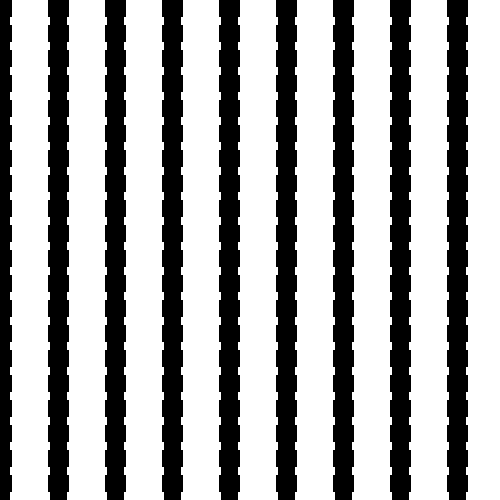
Frame 1 (no input)
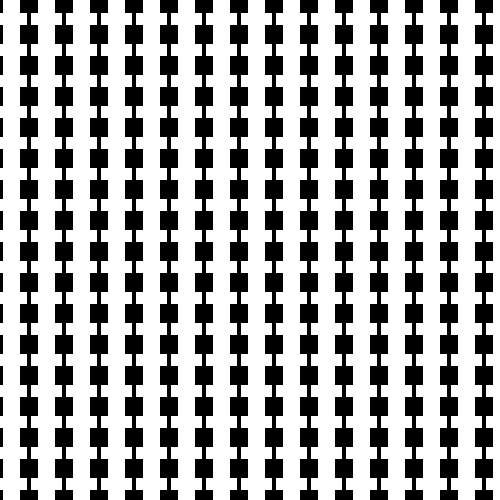
Frame 2 (the mouse pressed at the canvas centre, redrawn once)

The Processing sketch that drew these frames (run headless with seeded random() and noise(); the mouse was pressed at the canvas centre and the sketch redrawn once):

// Processing sketch: processing_173404
// ── processing_173404.pde

//PATTERNS
//The code generates a canvas with a random pattern based in rectngles and columns 
//*When any key is pressed the code calculates new sizes of the variables

//Written by Paco Rico with Processing. 
//http://pacorico.com

float rectx;
float recty;
float colx;
float intx;
float inty;
float scaleG;
float rotationG;

void setup() {
  size(500,500);
  
}

void draw() {
background(255);
  scaleG =1; // scale
  rectx =random(14, 24); // width of black rectangle
  recty =random(14, 24);  // height of black rectangle
  intx =rectx*random(1.1, 2.9); // width separation between rectangles
  inty =recty*random(1.1, 2.9);  //height separation between rectangles
  colx=rectx*random(.1, .9); // column width
  float rotationG = 0.0; //rotation

//the real loop
background(255);

  for (int i = -2*width; i < 2*width; i = i+int(intx)) {
  for (int j = -2*height; j < 2*height; j = j+int(inty)) {

    pushMatrix();
    translate (width/2, height/2);
    fill(0);
    scale(scaleG);
    rotate(rotationG);
    // translate(width/2,height/2);
    rect (i, j, rectx, recty);
    fill(0);
    rect ((i+(rectx/2-colx/2)), -2*height, colx, 4*height);

    popMatrix();

  }
} 
noLoop();
}

void keyPressed() {
  redraw();
}
